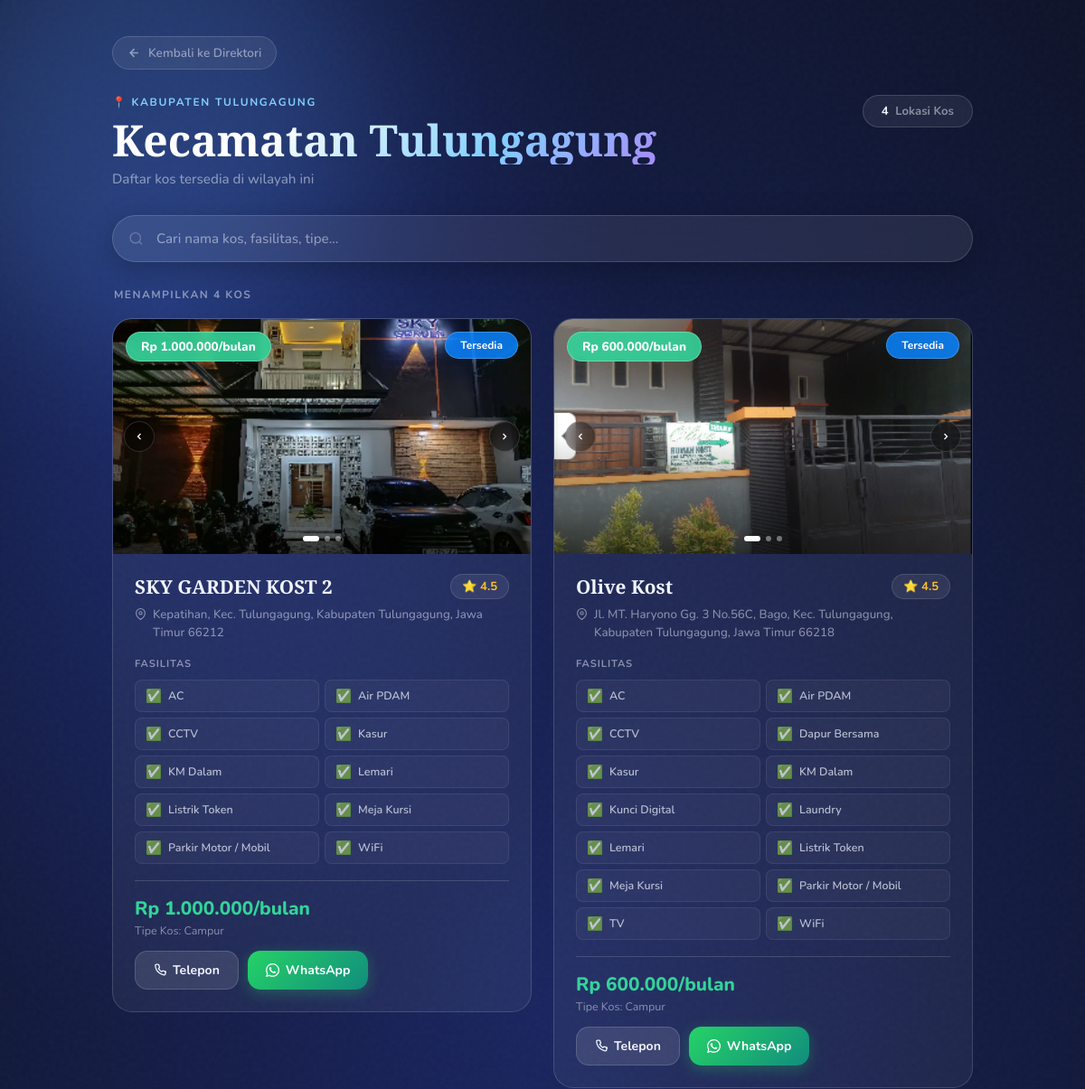
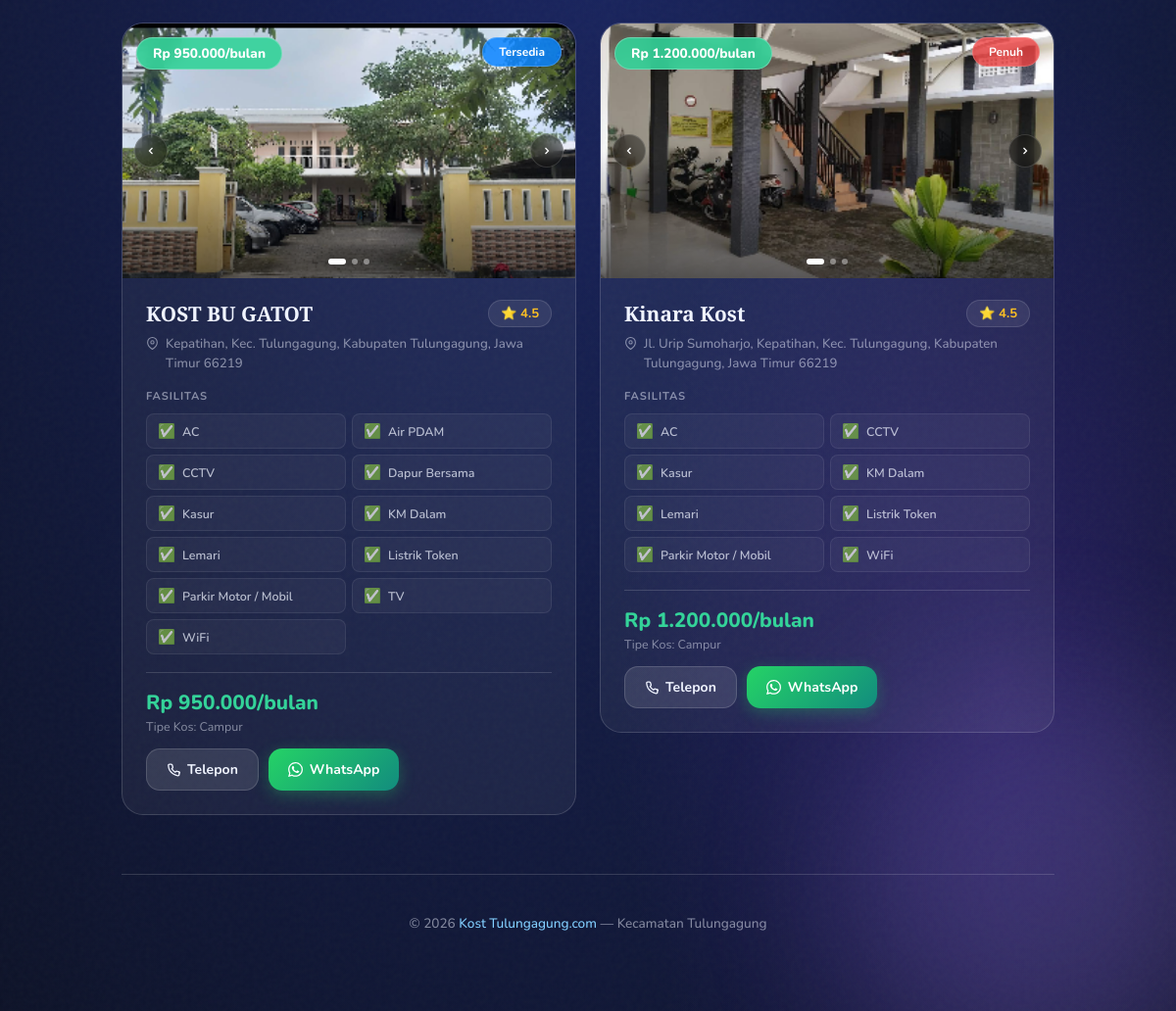
The page /kecamatan.php?slug=tulungagung on the database its author committed (2 pictures, top to bottom).
### tables this page shows
CREATE TABLE `kecamatan` (
  `id` int(11) NOT NULL,
  `nama` varchar(100) NOT NULL,
  `slug` varchar(100) NOT NULL,
  `foto_url` varchar(500) DEFAULT NULL,
  `jumlah_kos` int(11) DEFAULT 0,
  `rating` decimal(2,1) DEFAULT 0.0,
  `urutan` int(11) DEFAULT 0,
  `created_at` timestamp NOT NULL DEFAULT current_timestamp(),
  `updated_at` timestamp NOT NULL DEFAULT current_timestamp() ON UPDATE current_timestamp()
);

CREATE TABLE `kos` (
  `id` int(11) NOT NULL,
  `kecamatan_id` int(11) NOT NULL,
  `nama` varchar(200) NOT NULL,
  `alamat` mediumtext NOT NULL,
  `tipe` enum('putra','putri','campur') NOT NULL DEFAULT 'campur',
  `harga` int(11) NOT NULL DEFAULT 0,
  `status` enum('tersedia','penuh') NOT NULL DEFAULT 'tersedia',
  `rating` decimal(2,1) DEFAULT 4.5,
  `telepon` varchar(20) DEFAULT NULL,
  `whatsapp` varchar(20) DEFAULT NULL,
  `foto_1` varchar(500) DEFAULT NULL,
  `foto_2` varchar(500) DEFAULT NULL,
  `foto_3` varchar(500) DEFAULT NULL,
  `foto_4` varchar(500) DEFAULT NULL,
  `foto_5` varchar(500) DEFAULT NULL,
  `foto_6` varchar(500) DEFAULT NULL,
  `created_at` timestamp NOT NULL DEFAULT current_timestamp(),
  `updated_at` timestamp NOT NULL DEFAULT current_timestamp() ON UPDATE current_timestamp()
);

### config/app.php (called while the page is built, shortened)
<?php
function getImageSrc($path) {
    return UPLOAD_URL . ltrim($path, '/');
}
function formatRupiah($amount) {
    return 'Rp ' . number_format($amount, 0, ',', '.');
}

### kecamatan.php (the view, shortened to what this page needs)
<?php
require_once __DIR__ . '/config/app.php';
$db = getDB();
$slug = isset($_GET['slug']) ? strtolower(trim($_GET['slug'])) : '';
$stmt = $db->prepare("SELECT * FROM kecamatan WHERE slug = ?");
$stmt->execute([$slug]);
$kecamatan = $stmt->fetch();
$stmt = $db->prepare("
    SELECT k.*,
           GROUP_CONCAT(DISTINCT CONCAT(f.icon, ' ', f.nama) SEPARATOR '||') as fasilitas_list
    FROM kos k
    LEFT JOIN kos_fasilitas kf ON k.id = kf.kos_id
    LEFT JOIN fasilitas f ON kf.fasilitas_id = f.id
    WHERE k.kecamatan_id = ?
    GROUP BY k.id
    ORDER BY k.created_at DESC
");
$stmt->execute([$kecamatan['id']]);
$kosList = $stmt->fetchAll();
$totalKos = count($kosList);
?>
<!DOCTYPE html>
<html lang="id">
<head>
</head>
<body>
    <div class="bg-layer"></div>
    <div class="orb orb-1"></div>
    <div class="orb orb-2"></div>
    <div class="wrapper">
        <div class="page-header">
            <a href="index.php" class="back-link">
                <svg width="15" height="15" fill="none" stroke="currentColor" stroke-width="2.5" viewBox="0 0 24 24"><path d="M19 12H5M12 5l-7 7 7 7"/></svg>
                Kembali ke Direktori
            </a>
            <div class="header-kec">
                <div class="kec-title-group">
                    <div class="kec-eyebrow">📍 Kabupaten Tulungagung</div>
                    <h1 class="kec-h1">Kecamatan <?= htmlspecialchars($kecamatan['nama']) ?></h1>
                    <p class="kec-sub">Daftar kos tersedia di wilayah ini</p>
                </div>
                <div class="kec-stats">
                    <div class="stat-pill"><strong><?= $totalKos ?></strong> Lokasi Kos</div>
                </div>
            </div>
        </div>
        <div class="search-wrap">
            <div class="search-inner">
                <span class="search-icon">
                    <svg width="17" height="17" fill="none" stroke="currentColor" stroke-width="2" viewBox="0 0 24 24"><circle cx="11" cy="11" r="8"/><path d="m21 21-4.35-4.35"/></svg>
                </span>
                <input type="text" id="searchInput" placeholder="Cari nama kos, fasilitas, tipe…" oninput="searchFn()">
            </div>
        </div>
        <p class="section-label">Menampilkan <?= $totalKos ?> Kos</p>
        <div class="kos-list" id="kosList">
            <?php if (empty($kosList)): ?>
                <div class="empty-state">
                    <h3>🏠 Belum Ada Data Kos</h3>
                    <p>Data kos untuk kecamatan ini belum tersedia.</p>
                </div>
            <?php else: ?>
                <?php foreach ($kosList as $i => $kos):
                    $photos = array_filter([$kos['foto_1'], $kos['foto_2'], $kos['foto_3'], $kos['foto_4'] ?? null, $kos['foto_5'] ?? null, $kos['foto_6'] ?? null]);
                    $photoCount = count($photos);
                    $fasilitas = $kos['fasilitas_list'] ? explode('||', $kos['fasilitas_list']) : [];
                    $tipeLabel = ucfirst($kos['tipe']);
                    $waNumber = $kos['whatsapp'] ?: preg_replace('/^0/', '62', $kos['telepon']);
                    $waText = urlencode("Halo, saya tertarik dengan {$kos['nama']}. Apakah masih tersedia?");
                ?>
                <div class="kos-card" style="--ki:<?= $i ?>" data-search="<?= strtolower(htmlspecialchars($kos['nama'] . ' ' . $kos['alamat'] . ' ' . $kos['tipe'] . ' ' . ($kos['fasilitas_list'] ?? ''))) ?>">
                    <div class="kos-carousel" data-slide="0">
                        <div class="kos-carousel-track">
                            <?php foreach ($photos as $pi => $foto): ?>
                            <img class="kos-carousel-img" src="<?= htmlspecialchars(getImageSrc($foto)) ?>" alt="Foto kamar" loading="lazy" onclick="openLightbox(this, event)" style="cursor:zoom-in">
                            <?php endforeach; ?>
                        </div>
                        <span class="kos-price-badge"><?= formatRupiah($kos['harga']) ?>/bulan</span>
                        <span class="kos-status <?= $kos['status'] ?>"><?= ucfirst($kos['status']) ?></span>
                        <?php if ($photoCount > 1): ?>
                        <button class="car-nav car-prev" onclick="slideCarousel(this,-1,event)">
                            <svg width="12" height="12" fill="none" stroke="currentColor" stroke-width="2.5" viewBox="0 0 24 24"><path d="M15 18l-6-6 6-6"/></svg>
                        </button>
                        <button class="car-nav car-next" onclick="slideCarousel(this,1,event)">
                            <svg width="12" height="12" fill="none" stroke="currentColor" stroke-width="2.5" viewBox="0 0 24 24"><path d="M9 18l6-6-6-6"/></svg>
                        </button>
                        <div class="carousel-dots">
                            <?php for ($d = 0; $d < $photoCount; $d++): ?>
                            <span class="cdot<?= $d === 0 ? ' active' : '' ?>" onclick="gotoSlide(this,<?= $d ?>,event)"></span>
                            <?php endfor; ?>
                        </div>
                        <?php endif; ?>
                    </div>
                    <div class="kos-info">
                        <div style="display:flex;align-items:center;justify-content:space-between;margin-bottom:8px">
                            <div class="kos-name" style="margin-bottom:0"><?= htmlspecialchars($kos['nama']) ?></div>
                            <span style="display:inline-flex;align-items:center;gap:4px;background:rgba(255,255,255,.08);border:1px solid rgba(255,255,255,.12);border-radius:100px;padding:4px 12px;font-size:.82rem;font-weight:700;color:#fbbf24;white-space:nowrap;">⭐ <?= number_format($kos['rating'] ?? 4.5, 1) ?></span>
                        </div>
                        <div class="kos-address">
                            <svg width="13" height="13" fill="none" stroke="currentColor" stroke-width="2" viewBox="0 0 24 24"><path d="M21 10c0 7-9 13-9 13s-9-6-9-13a9 9 0 1 1 18 0z"/><circle cx="12" cy="10" r="3"/></svg>
                            <?= htmlspecialchars($kos['alamat']) ?>
                        </div>
                        <?php if (!empty($fasilitas)): ?>
                        <div class="kos-fac-label">Fasilitas</div>
                        <div class="kos-facilities">
                            <?php foreach ($fasilitas as $fas):
                                $parts = explode(' ', trim($fas), 2);
                                $icon = $parts[0] ?? '';
                                $name = $parts[1] ?? $fas;
                            ?>
                            <div class="fac-chip"><span class="fac-icon"><?= $icon ?></span> <?= htmlspecialchars($name) ?></div>
                            <?php endforeach; ?>
                        </div>
                        <?php endif; ?>
                        <div class="kos-divider"></div>
                        <div class="kos-bottom">
                            <div class="kos-price-text">
                                <div class="price-main"><?= formatRupiah($kos['harga']) ?>/bulan</div>
                                <div class="price-period">Tipe Kos: <?= $tipeLabel ?></div>
                            </div>
                            <div class="kos-actions">
                                <?php if ($kos['telepon']): ?>
                                <a href="tel:<?= htmlspecialchars($kos['telepon']) ?>" class="kos-tel-btn">
                                    Telepon
                                </a>
                                <?php endif; ?>
                                <a href="https://wa.me/<?= htmlspecialchars($waNumber) ?>?text=<?= $waText ?>" target="_blank" class="kos-wa-btn">
                                    WhatsApp
                                </a>
                            </div>
                        </div>
                    </div>
                </div>
                <?php endforeach; ?>
            <?php endif; ?>
        </div>
        <footer>© <?= date('Y') ?> <span>Kost Tulungagung.com</span> — Kecamatan <?= htmlspecialchars($kecamatan['nama']) ?></footer>
    </div>
</body>
</html>

### rows shown on the page
kecamatan: nama "Tulungagung"
kos: $i 0 (drawn), foto_1 (picture), nama "SKY GARDEN KOST 2", rating "4.5", alamat "Kepatihan, Kec. Tulungagung, Kabupaten Tulungagung, Jawa Timur 66212", icon "✅", name "AC", name "Air PDAM", name "CCTV", name "Kasur", name "KM Dalam", name "Lemari", name "Listrik Token", name "Meja Kursi", name "Parkir Motor / Mobil", name "WiFi", harga "Rp 1.000.000", tipe "Campur"
kos: $i 1 (drawn), foto_1 (picture), nama "Olive Kost", rating "4.5", alamat "Jl. MT. Haryono Gg. 3 No.56C, Bago, Kec. Tulungagung, Kabupaten Tulungagung, Jawa Timur 66218", icon "✅", name "AC", name "Air PDAM", name "CCTV", name "Dapur Bersama", name "Kasur", name "KM Dalam", name "Kunci Digital", name "Laundry", name "Lemari", name "Listrik Token", name "Meja Kursi", name "Parkir Motor / Mobil", name "TV", name "WiFi", harga "Rp 600.000", tipe "Campur"
kos: $i 2 (drawn), foto_1 (picture), nama "KOST BU GATOT", rating "4.5", alamat "Kepatihan, Kec. Tulungagung, Kabupaten Tulungagung, Jawa Timur 66219", icon "✅", name "AC", name "Air PDAM", name "CCTV", name "Dapur Bersama", name "Kasur", name "KM Dalam", name "Lemari", name "Listrik Token", name "Parkir Motor / Mobil", name "TV", name "WiFi", harga "Rp 950.000", tipe "Campur"
kos: $i 3 (drawn), foto_1 (picture), nama "Kinara Kost", rating "4.5", alamat "Jl. Urip Sumoharjo, Kepatihan, Kec. Tulungagung, Kabupaten Tulungagung, Jawa Timur 66219", icon "✅", name "AC", name "CCTV", name "Kasur", name "KM Dalam", name "Lemari", name "Listrik Token", name "Parkir Motor / Mobil", name "WiFi", harga "Rp 1.200.000", tipe "Campur"

### other values the page prints
$totalKos "4"
